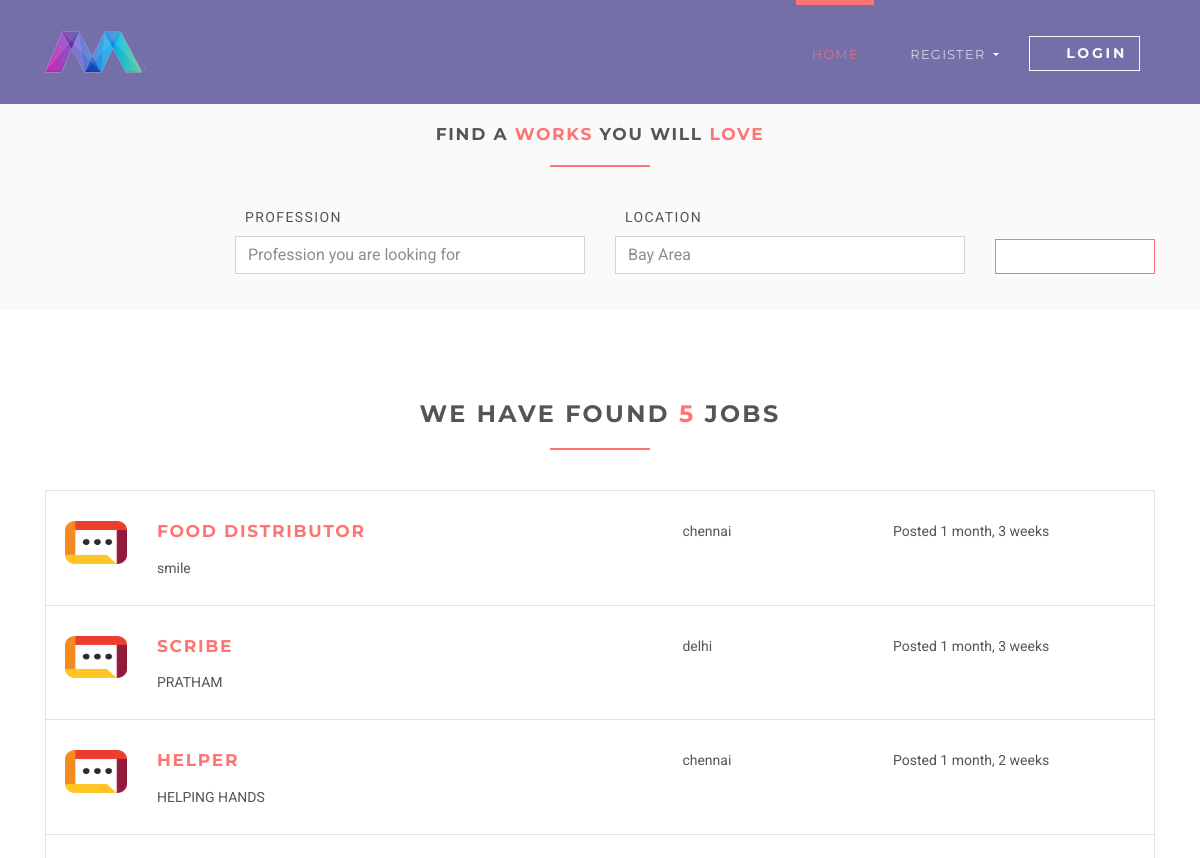
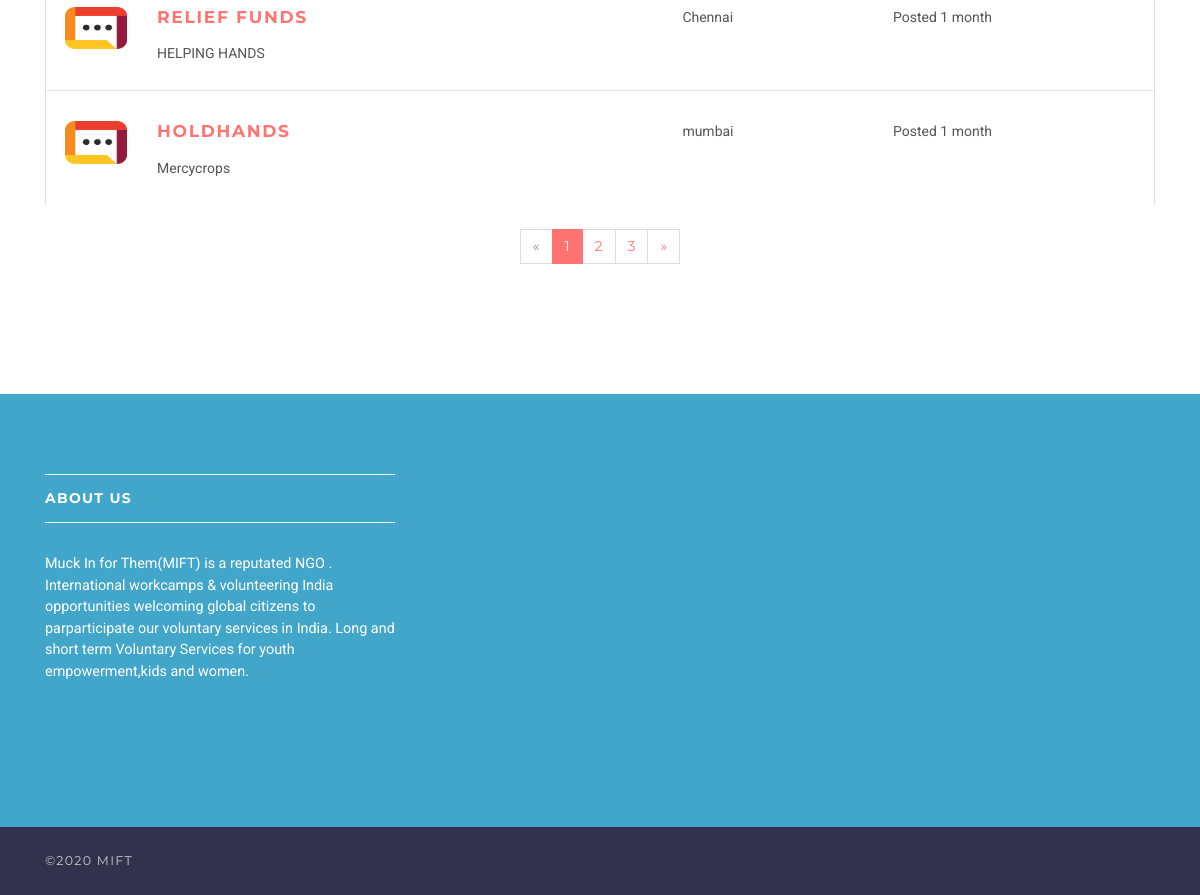
Page /jobs on the committed database (2 pictures, top to bottom).
### jobsapp/models.py (models this page shows, shortened)
class Job(models.Model):
    user = models.ForeignKey(User, on_delete=models.CASCADE)
    title = models.CharField(max_length=300)
    description = models.TextField()
    location = models.CharField(max_length=150)
    type = models.CharField(choices=JOB_TYPE, max_length=10)
    last_date = models.DateTimeField()
    company_name = models.CharField(max_length=100)
    company_description = models.CharField(max_length=300)
    website = models.CharField(max_length=100, default="",blank=True)
    created_at = models.DateTimeField(default=timezone.now)
    filled = models.BooleanField(default=False)
    phone_number= models.PositiveIntegerField(blank=True,null=True)

### jobsapp/views/home.py (the view)
# urls.py: path('jobs', JobListView.as_view(), name='jobs'),
class JobListView(ListView):
    model = Job
    template_name = 'jobs/jobs.html'
    context_object_name = 'jobs'
    paginate_by = 5

### templates/jobs/jobs.html (shortened to what this page needs)
{% extends 'base.html' %}
{% load static %}
{% block content %}
    <section class="job-form-section job-form-section--compressed">
        <div class="container">
            <h4 class="heading">Find a <span class="accent">works </span> you will <span class="accent">love</span></h4>
            <form id="job-main-form" method="get" action="#" class="job-main-form">
                <div class="controls">
                    <div class="row align-items-end">
                        <div class="col-sm-1 col-lg-2"></div>
                        <div class="col-sm-5 col-lg-4 form-group">
                            <label for="profession">Profession</label>
                            <input type="text" id="profession" name="profession"
                                   placeholder="Profession you are looking for" class="form-control">
                        </div>
                        <div class="col-sm-5 col-lg-4 form-group">
                            <label for="location">Location</label>
                            <input type="text" id="location" name="location" placeholder="Any particular location?"
                                   value="Bay Area" class="form-control">
                        </div>
                        <div class="col-sm-1 col-lg-2 form-group">
                            <button type="submit" name="name"
                                    class="btn btn-outline-white-primary job-main-form__button">
                                <i class="fa fa-search"></i>
                            </button>
                        </div>
                    </div>
                </div>
            </form>
        </div>
    </section>
    <section>
        <div class="container">
            <h3 class="heading">We have found <span class="accent">{{ jobs.count }}</span> jobs</h3>
            {% for job in jobs %}
                <div class="job-listing  ">
                    <div class="row">
                        <div class="col-md-12 col-lg-6">
                            <div class="row">
                                <div class="col-2">
                                    <img src="{% static 'img/company-1.png' %}"
                                         alt="Ipsioou " class="img-fluid">
                                </div>
                                <div class="col-10">
                                    <h4 class="job__title"><a
                                            href="{% url 'jobs:jobs-detail' job.id %}">{{ job.title }}</a></h4>
                                    <p class="job__company">
                                        {{ job.company_name }}
                                    </p>
                                </div>
                            </div>
                        </div>
                        <div class="col-10 col-md-3 col-lg-2 ml-auto"><i class="fa fa-map-marker job__location"></i>
                            {{ job.location }}
                        </div>
                        <div class="col-10 col-md-3 col-lg-3 ml-auto">
                            <p>Posted {{ job.created_at|timesince }}</p>
                        </div>
                    </div>
                </div>
            {% endfor %}
            {% if is_paginated %}
                <div class="row">
                    <div class="col-md-12">
                        <nav aria-label="Page navigation example" class="d-flex justify-content-center mt-4 mb-4">
                            <ul class="pagination">
                                {% if page_obj.has_previous %}
                                    <li class="page-item">
                                        <a href="?page={{ page_obj.previous_page_number }}"
                                           class="page-link">&laquo;</a>
                                    </li>
                                {% else %}
                                    <li class="page-item disabled">
                                        <a class="page-link">&laquo;</a>
                                    </li>
                                {% endif %}
                                {% for i in page_obj.paginator.page_range %}
                                    {% if page_obj.number == i %}
                                        <li class="page-item active">
                                            <a class="page-link">{{ i }}</a>
                                        </li>
                                    {% else %}
                                        <li class="page-item">
                                            <a href="?page={{ i }}" class="page-link">{{ i }}</a>
                                        </li>
                                    {% endif %}
                                {% endfor %}
                                {% if page_obj.has_next %}
                                    <li class="page-item">
                                        <a href="?page={{ page_obj.next_page_number }}" class="page-link">&raquo;</a>
                                    </li>
                                {% else %}
                                    <li class="page-item disabled">
                                        <a class="page-link">&raquo;</a>
                                    </li>
                                {% endif %}
                            </ul>
                        </nav>
                    </div>
                </div>
            {% endif %}
        </div>
    </section>
{% endblock %}

### static/css/style.default.css (style rules this page uses)
html { height:100% }
body { height:100% }
section { position:relative;padding-top:90px;padding-bottom:90px }
button { cursor:pointer }
.heading { text-align:center;margin-bottom:40px }
.heading:after { content:" ";display:block;width:100px;height:2px;margin:20px auto 20px;background:#ff7473 }
a,button { -webkit-transition:all .2s ease-out;transition:all .2s ease-out }
a i.fa,button i.fa { margin:0 5px }
.accent { color:#ff7473 }
.job-form-section { padding:80px 0;background:#fafafa }
.job-form-section .job-main-form { margin-bottom:40px }
.job-form-section .job-main-form label { text-transform:uppercase;letter-spacing:0.1em;margin-left:10px }
.job-form-section.job-form-section--compressed { padding:20px }
.job-form-section.job-form-section--compressed .job-main-form { margin-bottom:0 }
.job-main-form__button { margin-top:15px;display:block;width:100% }
.job-listing { border:solid 1px #dee2e6;border-bottom:none;padding-top:30px;padding-bottom:10px;padding-left:19px;padding-right:15px;clear:both;-webkit-transition:all .2s ease-out;transition:all .2s ease-out }
.job__title { margin-top:0 }
.job__location { margin-right:5px;color:#868e96 }
.btn { font-weight:700;font-family:"Montserrat",Helvetica,Arial,sans-serif;border:1px solid transparent;text-transform:uppercase;letter-spacing:0.2em;padding:.375rem .75rem;font-size:.875rem;line-height:1.5;border-radius:0;-webkit-transition:background-color 0.15s ease-in-out,border-color 0.15s ease-in-out,-webkit-box-shadow 0.15s ease-in-out;transition:background-color 0.15s ease-in-out,border-color 0.15s ease-in-out,-webkit-box-shadow 0.15s ease-in-out;transition:background-color 0.15s ease-in-out,border-color 0.15s ease-in-out,box-shadow 0.15s ease-in-out;transition:background-color 0.15s ease-in-out,border-color 0.15s ease-in-out,box-shadow 0.15s ease-in-out,-webkit-box-shadow 0.15s ease-in-out }
.btn-outline-white-primary { color:#ff7473;background-color:#fff;background-image:none;border-color:#ff7473 }
body { font-family:"Roboto",Helvetica,Arial,sans-serif;font-size:.875rem;font-weight:400;line-height:1.5;color:#555;background-color:#fff }
a { color:#ff7473;text-decoration:none }
h1,h2,h3,h4,h5,h6,.h1,.h2,.h3,.h4,.box-simple h3,.box-image .name h3,.box-image-text .top .name h3,.box-image-text .top .name h4,.h5,.h6 { margin-bottom:1rem;font-family:"Montserrat",Helvetica,Arial,sans-serif;font-weight:700;line-height:1.2;color:#555;text-transform:uppercase;letter-spacing:0.1em }
h3,.h3 { font-size:1.4875rem }
h4,.h4,.box-simple h3,.box-image .name h3,.box-image-text .top .name h3,.box-image-text .top .name h4 { font-size:1.0675rem }
.page-item:first-child .page-link { border-top-left-radius:0rem;border-bottom-left-radius:0rem }
.page-item:last-child .page-link { border-top-right-radius:0rem;border-bottom-right-radius:0rem }
.page-item.active .page-link { color:#fff;background-color:#ff7473;border-color:#ff7473 }
.page-item.disabled .page-link { color:#868e96;background-color:#fff;border-color:#ddd }
.page-link { padding:.5rem .75rem;line-height:1.25;color:#ff7473;background-color:#fff;border:1px solid #ddd;font-family:"Montserrat",Helvetica,Arial,sans-serif }
.form-control { padding:.375rem .75rem;font-size:1rem;line-height:1.5;color:#868e96;background-color:#fff;border:1px solid #ced4da;border-radius:0;-webkit-transition:border-color ease-in-out 0.15s,-webkit-box-shadow ease-in-out 0.15s;transition:border-color ease-in-out 0.15s,-webkit-box-shadow ease-in-out 0.15s;transition:border-color ease-in-out 0.15s,box-shadow ease-in-out 0.15s;transition:border-color ease-in-out 0.15s,box-shadow ease-in-out 0.15s,-webkit-box-shadow ease-in-out 0.15s }
.form-control::placeholder { color:#868e96 }

### rows in the picture
Job: title "FOOD DISTRIBUTOR", company_name "smile", location "chennai", created_at "1 month, 3 weeks"
Job: title "SCRIBE", company_name "PRATHAM", location "delhi", created_at "1 month, 3 weeks"
Job: title "HELPER", company_name "HELPING HANDS", location "chennai", created_at "1 month, 2 weeks"
Job: title "RELIEF FUNDS", company_name "HELPING HANDS", location "Chennai", created_at "1 month"
Job: title "HOLDHANDS", company_name "Mercycrops", location "mumbai", created_at "1 month"

### other values in the picture
{{ jobs.count }} "5"
{{ i }} "1"
{{ i }} "2" "3"
